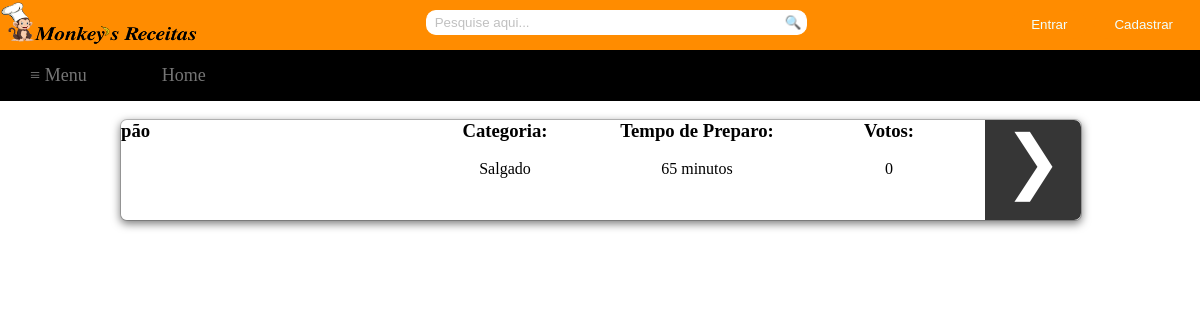
/tex4/Recipes/salgados.php, run on an earlier commit of the app's database.
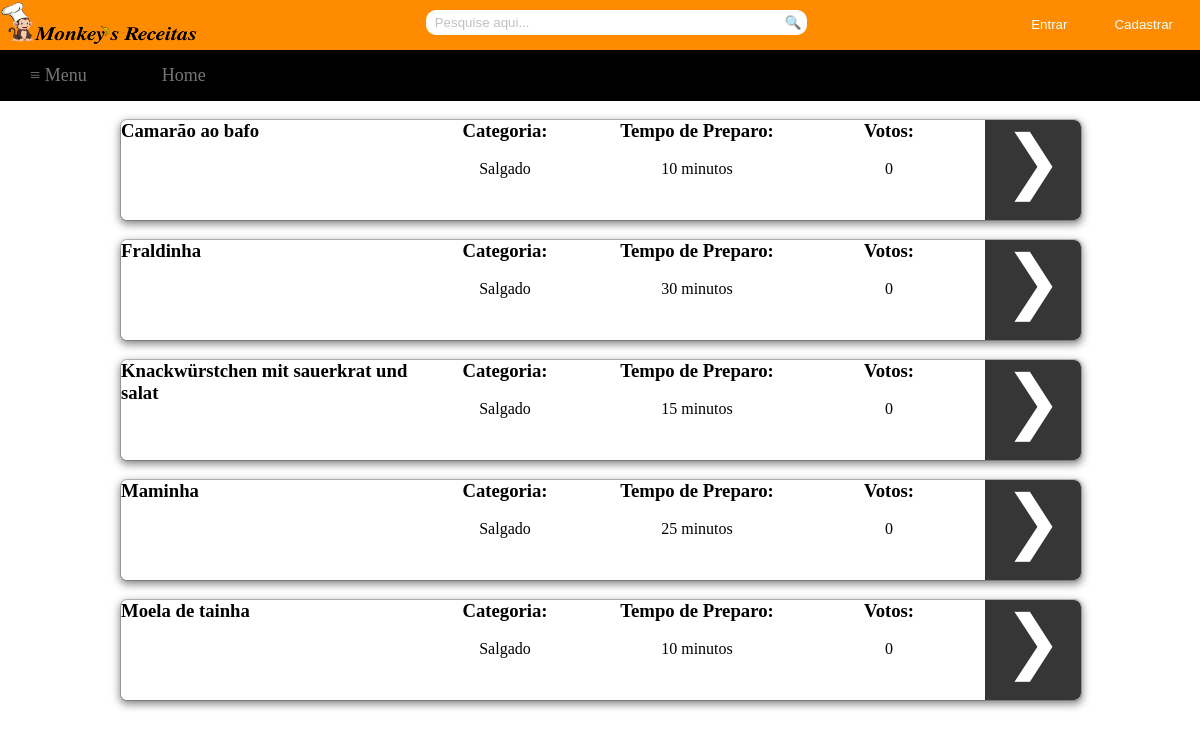
And on a later commit of the database.
### tables this page shows
CREATE TABLE `receita` (
  `codReceita` int(11) NOT NULL,
  `nomeReceita` varchar(255) DEFAULT NULL,
  `ingredientes` text,
  `modoPreparo` text,
  `codCategoria` int(11) DEFAULT NULL,
  `codTempo` int(11) DEFAULT NULL,
  `codUsuario` int(11) DEFAULT NULL,
  `totalVotos` int(11) NOT NULL
);

CREATE TABLE `categoria` (
  `codCategoria` int(11) NOT NULL,
  `descCategoria` varchar(255) DEFAULT NULL
);

CREATE TABLE `tempo` (
  `codTempo` int(11) NOT NULL,
  `descTempo` varchar(255) DEFAULT NULL
);

### tex4/Recipes/salgados.php (the view, shortened to what this page needs)
<html>
	<head>
		<link rel="stylesheet" type="text/css" href="../Style/style.css">
		<link rel="stylesheet" type="text/css" href="../Style/receitas.css">
	</head>
	<body>
		<div id="container">
			<div id="topbar">
				<?php
					if(!empty($_COOKIE['login']))
					{
						$name=$_COOKIE['login'];
						echo "<div id='sair'><input type='button' value='Sair' name='sair' onclick='location.href=&quot;../logout.php&quot;'/></div>";
						echo "<div id='bem-vindo'>Seja bem-vindo, $name</div>";
					}
					else
					{
						echo "<div id='btn2'><input type='button' value='Cadastrar' name='modal' href='#dialog2'/></div> ";
						echo "<div id='btn'><input type='button' value='Entrar' href='#dialog1' name='modal' /></div>";
					}
				?>
				<div>
					<img src="../Image/logoComLetra.png" style="float: left; left: 0; margin-top: -7; height: 57px; width: 200px; " />
				</div>
				<div id="search">
					<form method="post" action="../pesquisa.php">
						<div>
							<input type="search" class="searchbox" name="pesquisa" placeholder="  Pesquise aqui...">
							<a href="#">
								<button type="submit" name="submit" class="searchbox1">&#x1f50d;</button>
							</a>
						</div>
					</form>
				</div>
			</div>
			<div id="navbar">
				<?php
					if(!empty($_COOKIE['login']))
					{
						echo "<nav class='drop'>";
						echo "	<ul class='drop1'>";
						echo "	    <li class='dropMain'>";
						echo "	        <a href='#'>&#8801; Menu</a>";
						echo "	        <ul class='drop2'>";
						echo "	            <li>";
						echo "	            	<a href='doces.php'>Doces</a>";
						echo "	            </li>";
						echo "	            <li>";
						echo "	            	<a href='salgados.php'>Salgados</a>";
						echo "	            </li>";
						echo "	            <li>";
						echo "	            	<a href='saladas.php'>Saladas</a>";
						echo "	            </li>";
						echo "	            <li>";
						echo "	            	<a href='alcoolica.php'>Bebidas alcoólicas</a>";
						echo "	            </li>";
						echo "	            <li>";
						echo "	            	<a href='nAlcoolica.php'>Bebidas não alcoólicas</a>";
						echo "	            </li>";
						echo "	            <li>";
						echo "	            	<a href='rapidas.php'>Receitas rápidas(até 30 min)</a>";
						echo "	            </li>";
						echo "	            <li>";
						echo "	            	<a href='../visualizarReceitas.php'>Todas as receitas</a>";
						echo "	            </li>";
						echo "	        </ul>";
						echo "	    </li>";
						echo "		<li class='dropMain'>";
						echo "	        <a href='../index.php'>Home</a>";
						echo "	    </li>";
						echo "	    <li class='dropMain'>";
						echo "	        <a href='../receita.php'>Cadastrar Receita</a>";
						echo "	    </li>";
						echo "	    <li class='dropMain'>";
						echo "	        <a href='../viewReceitasCadastrado.php'>Minhas Receitas</a>";
						echo "	    </li>";
						echo "	</ul>";
						echo "</nav>";
					}
					else
					{
						echo "<nav class='drop'>";
						echo "	<ul class='drop1'>";
						echo "	    <li class='dropMain'>";
						echo "	        <a href='#'>&#8801; Menu</a>";
						echo "	    </li>";
						echo "		<li class='dropMain'>";
						echo "	        <a href='../index.php'>Home</a>";
						echo "	    </li>";
						echo "	</ul>";
						echo "</nav>";
					}
				?>
			</div>
			<div id="main">
				<div id="column_left">
				</div>
				<div id="column_center">
					<?php
						include('../Includes/conn.php');
						$query1=mysqli_query($conn,"SELECT codReceita, nomeReceita, totalVotos FROM receita WHERE codCategoria LIKE 2 ORDER BY totalVotos desc, nomeReceita asc  LIMIT 5; ");
						while($query2=mysqli_fetch_array($query1))
						{
							echo "<br /><div id='box'>";
							echo "<div id='left'><h3>".$query2['nomeReceita']."</h3></div>";
							$sql = "SELECT categoria.descCategoria FROM categoria, receita WHERE categoria.codCategoria=receita.codCategoria AND codReceita LIKE ".$query2['codReceita'].";";
							$result = mysqli_query($conn,$sql);
							while ($row = mysqli_fetch_array($result))
							{
								echo "<div id='center1'><center><h3>Categoria:</h3><br />".$row['descCategoria']."</center></div>";
							}
							$sql = "SELECT tempo.descTempo FROM tempo, receita WHERE tempo.codTempo=receita.codTempo AND codReceita LIKE ".$query2['codReceita'].";";
							$result = mysqli_query($conn,$sql);
							while ($row = mysqli_fetch_array($result))
							{
								echo "<div id='center2'><center><h3>Tempo de Preparo:</h3><br />".$row['descTempo']."</center></div>";
							}
							echo "<div id='center3'><center><h3>Votos:</h3><br />".$query2['totalVotos']."</center></div>";
							echo "<div id='right'><center><a class='visualizar' value='&#10095;' href='../visualizar.php?codReceita=".$query2['codReceita']."'>&#10095;</a></center></div>";
							echo "</div>";
						}
					?>
				</div>
				<div id="column_right">
				</div>
			</div>
		</div>
	</body>
</html>

What changed in the data, as far as the page shows it:
removed receita: nomeReceita "pão", totalVotos "0", categoria (descCategoria "Salgado")
no longer on this page (row unchanged): tempo: descTempo "65 minutos", shown under "pão"
added receita: nomeReceita "Camarão ao bafo", totalVotos "0", categoria (descCategoria "Salgado")
now on this page (row unchanged): tempo: descTempo "10 minutos"
added receita: nomeReceita "Fraldinha", totalVotos "0", categoria (descCategoria "Salgado")
now on this page (row unchanged): tempo: descTempo "30 minutos", shown under "Fraldinha"
added receita: nomeReceita "Knackwürstchen mit sauerkrat und salat", totalVotos "0", categoria (descCategoria "Salgado")
now on this page (row unchanged): tempo: descTempo "15 minutos", shown under "Knackwürstchen mit sauerkrat und salat"
added receita: nomeReceita "Maminha", totalVotos "0", categoria (descCategoria "Salgado")
now on this page (row unchanged): tempo: descTempo "25 minutos", shown under "Maminha"
added receita: nomeReceita "Moela de tainha", totalVotos "0", categoria (descCategoria "Salgado")
